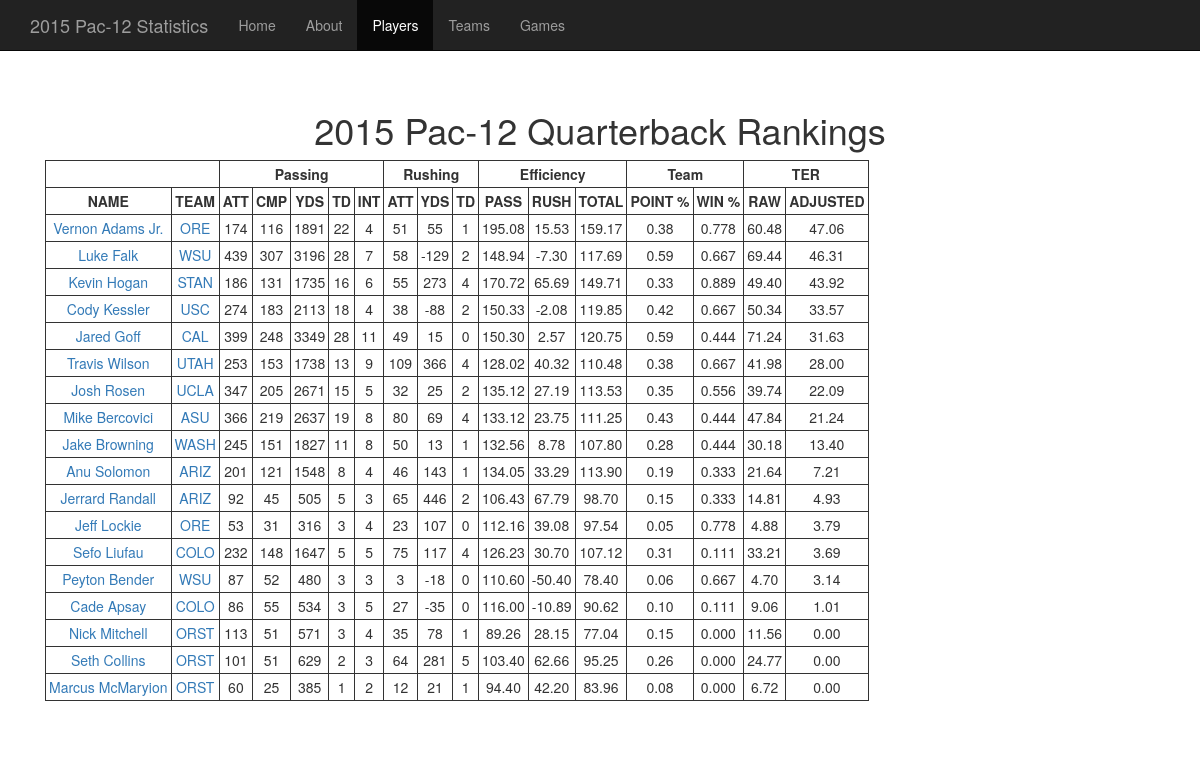
The app's page /player_rankings.php with its own data.
### tables this page shows
CREATE TABLE p12_player (
   player_id INTEGER UNSIGNED NOT NULL AUTO_INCREMENT,
   team_id INTEGER UNSIGNED NOT NULL,
   first_name VARCHAR(20) NOT NULL,
   last_name VARCHAR(20) NOT NULL,
   uniform_number INTEGER NOT NULL,
   position VARCHAR(3) NOT NULL,
   eligibility_year INTEGER UNSIGNED,
   home_city VARCHAR(30) NOT NULL,
   home_state VARCHAR(2) NOT NULL,
   height INTEGER UNSIGNED NOT NULL,
   weight INTEGER UNSIGNED NOT NULL,
   PRIMARY KEY (player_id),
   CONSTRAINT `fk_player_team` FOREIGN KEY (team_id) REFERENCES p12_team (team_id) ON DELETE CASCADE ON UPDATE CASCADE,
   CONSTRAINT `fk_player_year` FOREIGN KEY (eligibility_year) REFERENCES p12_player_year (year_id) ON DELETE SET NULL ON UPDATE CASCADE
);

CREATE TABLE p12_team (
   team_id INTEGER UNSIGNED NOT NULL AUTO_INCREMENT,
   institution VARCHAR(60) NOT NULL,
   team_name VARCHAR(30) NOT NULL,
   team_short_name VARCHAR(4) NOT NULL,
   nickname VARCHAR(30) NOT NULL,
   city VARCHAR(30) NOT NULL,
   state VARCHAR(2) NOT NULL,
   stadium_name VARCHAR(30) NOT NULL,
   capacity INTEGER UNSIGNED NOT NULL,
   division VARCHAR(10) NOT NULL,
   PRIMARY KEY (team_id),
   UNIQUE KEY (team_name)
);

### src/player_rankings.php (the view, shortened to what this page needs)
<?php include('header.php'); ?>
        <div id="navbar" class="collapse navbar-collapse">
          <ul class="nav navbar-nav">
            <li><a href="index.php">Home</a></li>
            <li><a href="about.php">About</a></li>
            <li class="active"><a href="players.php">Players</a></li>
            <li><a href="teams.php">Teams</a></li>
            <li><a href="games.php">Games</a></li>
          </ul>
        </div>
      </div>
    </nav>
    <div class="container">
      <div class="starter-template">
        <h1>2015 Pac-12 Quarterback Rankings</h1>
        <table>
           <tr>
              <th colspan="2"></th>
              <th colspan="5">Passing</th>
              <th colspan="3">Rushing</th>
              <th colspan="3">Efficiency</th>
              <th colspan="2">Team</th>
              <th colspan="2">TER</th>
           </tr>
           <tr>
              <th>NAME</th>
              <th>TEAM</th>
              <th>ATT</th>
              <th>CMP</th>
              <th>YDS</th>
              <th>TD</th>
              <th>INT</th>
              <th>ATT</th>
              <th>YDS</th>
              <th>TD</th>
              <th>PASS</th>
              <th>RUSH</th>
              <th>TOTAL</th>
              <th>POINT %</th>
              <th>WIN %</th>
              <th>RAW</th>
              <th>ADJUSTED</th>
           </tr>
          <?php
          if(!$stmt->execute()){
             echo "Execute failed: " . $mysqli->connect_errno . " " . $mysqli->connect_error;
          }
          if(!($stmt->bind_result(
             $player_id,
             $fname,
             $lname,
             $tid,
             $team,
             $pass_att,
             $pass_comp,
             $pass_yards,
             $pass_td,
             $interceptions,
             $rush_att,
             $rush_yards,
             $rush_td,
             $passing_efficiency,
             $rushing_efficiency,
             $total_efficiency,
             $point_share,
             $team_win_percentage,
             $raw_ter,
             $adj_ter
          ))){
             echo "Bind failed: " . $mysqli->connect_errno . " " . $mysqli->connect_error;
          }
          while($stmt->fetch()) {
             echo("<tr>\n
                   <td><a href=\"player.php?id=". $player_id . "\">" . $fname . " " . $lname . "</a></td>\n
                   <td><a href=\"team.php?id=" . $tid . "\">" . $team . "</a></td>\n
                   <td>" . $pass_att . "</td>\n
                   <td>" . $pass_comp . "</td>\n
                   <td>" . $pass_yards . "</td>\n
                   <td>" . $pass_td . "</td>\n
                   <td>" . $interceptions . "</td>\n
                   <td>" . $rush_att . "</td>\n
                   <td>" . $rush_yards . "</td>\n
                   <td>" . $rush_td . "</td>\n
                   <td>" . $passing_efficiency . "</td>\n
                   <td>" . $rushing_efficiency . "</td>\n
                   <td>" . $total_efficiency . "</td>\n
                   <td>" . $point_share . "</td>\n
                   <td>" . $team_win_percentage . "</td>\n
                   <td>" . $raw_ter . "</td>\n
                   <td>" . $adj_ter . "</td>\n
                </tr>\n");
          }
          ?>
        </table>
      </div>
    </div>
<?php include('footer.php'); ?>

### src/header.php (shortened to what this page needs)
<!DOCTYPE html>
<html lang="en">
  <head>
    <link href="css/bootstrap.min.css" rel="stylesheet">
    <link href="css/starter-template.css" rel="stylesheet">
  </head>
  <body>
    <nav class="navbar navbar-inverse navbar-fixed-top">
      <div class="container">
        <div class="navbar-header">
          <a class="navbar-brand" href="index.php">2015 Pac-12 Statistics</a>
        </div>

### src/footer.php (shortened to what this page needs)
  </body>
</html>

### src/css/starter-template.css (style rules this page uses)
body { padding-top: 50px; }
.starter-template { padding: 40px 15px; text-align: center; }
table, tr, th, td { padding: 3px; }
table, tr, th, td { border: 1px solid; }
th { text-align: center; }

### records on screen
p12_player: first_name "Vernon", last_name "Adams Jr.", team.team_short_name "ORE", pass_att "174", pass_comp "116", pass_yards "1891", pass_td "22", interceptions "4", rush_att "51", rush_yards "55", rush_td "1", passing_efficiency "195.08", rushing_efficiency "15.53", total_efficiency "159.17", point_share "0.38", team_win_percentage "0.778", raw_ter "60.48", adj_ter "47.06"
p12_player: first_name "Luke", last_name "Falk", team.team_short_name "WSU", pass_att "439", pass_comp "307", pass_yards "3196", pass_td "28", interceptions "7", rush_att "58", rush_yards "-129", rush_td "2", passing_efficiency "148.94", rushing_efficiency "-7.30", total_efficiency "117.69", point_share "0.59", team_win_percentage "0.667", raw_ter "69.44", adj_ter "46.31"
p12_player: first_name "Kevin", last_name "Hogan", team.team_short_name "STAN", pass_att "186", pass_comp "131", pass_yards "1735", pass_td "16", interceptions "6", rush_att "55", rush_yards "273", rush_td "4", passing_efficiency "170.72", rushing_efficiency "65.69", total_efficiency "149.71", point_share "0.33", team_win_percentage "0.889", raw_ter "49.40", adj_ter "43.92"
p12_player: first_name "Cody", last_name "Kessler", team.team_short_name "USC", pass_att "274", pass_comp "183", pass_yards "2113", pass_td "18", interceptions "4", rush_att "38", rush_yards "-88", rush_td "2", passing_efficiency "150.33", rushing_efficiency "-2.08", total_efficiency "119.85", point_share "0.42", team_win_percentage "0.667", raw_ter "50.34", adj_ter "33.57"
p12_player: first_name "Jared", last_name "Goff", team.team_short_name "CAL", pass_att "399", pass_comp "248", pass_yards "3349", pass_td "28", interceptions "11", rush_att "49", rush_yards "15", rush_td "0", passing_efficiency "150.30", rushing_efficiency "2.57", total_efficiency "120.75", point_share "0.59", team_win_percentage "0.444", raw_ter "71.24", adj_ter "31.63"
p12_player: first_name "Travis", last_name "Wilson", team.team_short_name "UTAH", pass_att "253", pass_comp "153", pass_yards "1738", pass_td "13", interceptions "9", rush_att "109", rush_yards "366", rush_td "4", passing_efficiency "128.02", rushing_efficiency "40.32", total_efficiency "110.48", point_share "0.38", team_win_percentage "0.667", raw_ter "41.98", adj_ter "28.00"
p12_player: first_name "Josh", last_name "Rosen", team.team_short_name "UCLA", pass_att "347", pass_comp "205", pass_yards "2671", pass_td "15", interceptions "5", rush_att "32", rush_yards "25", rush_td "2", passing_efficiency "135.12", rushing_efficiency "27.19", total_efficiency "113.53", point_share "0.35", team_win_percentage "0.556", raw_ter "39.74", adj_ter "22.09"
p12_player: first_name "Mike", last_name "Bercovici", team.team_short_name "ASU", pass_att "366", pass_comp "219", pass_yards "2637", pass_td "19", interceptions "8", rush_att "80", rush_yards "69", rush_td "4", passing_efficiency "133.12", rushing_efficiency "23.75", total_efficiency "111.25", point_share "0.43", team_win_percentage "0.444", raw_ter "47.84", adj_ter "21.24"
p12_player: first_name "Jake", last_name "Browning", team.team_short_name "WASH", pass_att "245", pass_comp "151", pass_yards "1827", pass_td "11", interceptions "8", rush_att "50", rush_yards "13", rush_td "1", passing_efficiency "132.56", rushing_efficiency "8.78", total_efficiency "107.80", point_share "0.28", team_win_percentage "0.444", raw_ter "30.18", adj_ter "13.40"
p12_player: first_name "Anu", last_name "Solomon", team.team_short_name "ARIZ", pass_att "201", pass_comp "121", pass_yards "1548", pass_td "8", interceptions "4", rush_att "46", rush_yards "143", rush_td "1", passing_efficiency "134.05", rushing_efficiency "33.29", total_efficiency "113.90", point_share "0.19", team_win_percentage "0.333", raw_ter "21.64", adj_ter "7.21"
p12_player: first_name "Jerrard", last_name "Randall", team.team_short_name "ARIZ", pass_att "92", pass_comp "45", pass_yards "505", pass_td "5", interceptions "3", rush_att "65", rush_yards "446", rush_td "2", passing_efficiency "106.43", rushing_efficiency "67.79", total_efficiency "98.70", point_share "0.15", team_win_percentage "0.333", raw_ter "14.81", adj_ter "4.93"
p12_player: first_name "Jeff", last_name "Lockie", team.team_short_name "ORE", pass_att "53", pass_comp "31", pass_yards "316", pass_td "3", interceptions "4", rush_att "23", rush_yards "107", rush_td "0", passing_efficiency "112.16", rushing_efficiency "39.08", total_efficiency "97.54", point_share "0.05", team_win_percentage "0.778", raw_ter "4.88", adj_ter "3.79"
p12_player: first_name "Sefo", last_name "Liufau", team.team_short_name "COLO", pass_att "232", pass_comp "148", pass_yards "1647", pass_td "5", interceptions "5", rush_att "75", rush_yards "117", rush_td "4", passing_efficiency "126.23", rushing_efficiency "30.70", total_efficiency "107.12", point_share "0.31", team_win_percentage "0.111", raw_ter "33.21", adj_ter "3.69"
p12_player: first_name "Peyton", last_name "Bender", team.team_short_name "WSU", pass_att "87", pass_comp "52", pass_yards "480", pass_td "3", interceptions "3", rush_att "3", rush_yards "-18", rush_td "0", passing_efficiency "110.60", rushing_efficiency "-50.40", total_efficiency "78.40", point_share "0.06", team_win_percentage "0.667", raw_ter "4.70", adj_ter "3.14"
p12_player: first_name "Cade", last_name "Apsay", team.team_short_name "COLO", pass_att "86", pass_comp "55", pass_yards "534", pass_td "3", interceptions "5", rush_att "27", rush_yards "-35", rush_td "0", passing_efficiency "116.00", rushing_efficiency "-10.89", total_efficiency "90.62", point_share "0.10", team_win_percentage "0.111", raw_ter "9.06", adj_ter "1.01"
p12_player: first_name "Nick", last_name "Mitchell", team.team_short_name "ORST", pass_att "113", pass_comp "51", pass_yards "571", pass_td "3", interceptions "4", rush_att "35", rush_yards "78", rush_td "1", passing_efficiency "89.26", rushing_efficiency "28.15", total_efficiency "77.04", point_share "0.15", team_win_percentage "0.000", raw_ter "11.56", adj_ter "0.00"
p12_player: first_name "Seth", last_name "Collins", team.team_short_name "ORST", pass_att "101", pass_comp "51", pass_yards "629", pass_td "2", interceptions "3", rush_att "64", rush_yards "281", rush_td "5", passing_efficiency "103.40", rushing_efficiency "62.66", total_efficiency "95.25", point_share "0.26", team_win_percentage "0.000", raw_ter "24.77", adj_ter "0.00"
p12_player: first_name "Marcus", last_name "McMaryion", team.team_short_name "ORST", pass_att "60", pass_comp "25", pass_yards "385", pass_td "1", interceptions "2", rush_att "12", rush_yards "21", rush_td "1", passing_efficiency "94.40", rushing_efficiency "42.20", total_efficiency "83.96", point_share "0.08", team_win_percentage "0.000", raw_ter "6.72", adj_ter "0.00"
